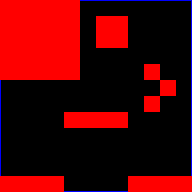

Rendered tile map (Tiled .tmx) drawn with the repository's tilesets; below, a short description and the full map source, tile grids included:
An orthogonal 12x12 tile map with 16x16 px tiles, 3 tile layers (Camada de Tiles 1, Camada de Tiles 2, Camada de Tiles 3).

<map version="2017.05.16" orientation="orthogonal" renderorder="right-down" width="12" height="12" tilewidth="16" tileheight="16" nextobjectid="1">
 <tileset firstgid="1" source="../../../objects/hitbox.tsx" />
 <layer name="Camada de Tiles 1" width="12" height="12">
  <data encoding="csv">
2,2,2,2,2,1,1,1,1,1,1,1,
2,2,2,2,2,1,2,2,1,1,1,1,
2,2,2,2,2,1,2,2,1,1,1,1,
2,2,2,2,2,1,1,1,1,1,1,1,
2,2,2,2,2,1,1,1,1,2,1,1,
1,1,1,1,1,1,1,1,1,1,2,1,
1,1,1,1,1,1,1,1,1,2,1,1,
1,1,1,1,2,2,2,2,1,1,1,1,
1,1,1,1,1,1,1,1,1,1,1,1,
1,1,1,1,1,1,1,1,1,1,1,1,
1,1,1,1,1,1,1,1,1,1,1,1,
2,2,2,2,1,1,1,1,2,2,2,2
</data>
 </layer>
 <layer name="Camada de Tiles 2" width="12" height="12">
  <data encoding="csv">
0,0,0,0,0,10,10,10,10,10,10,10,
0,0,0,0,0,0,0,0,0,0,0,11,
0,0,0,0,0,0,0,0,0,0,0,11,
0,0,0,0,0,0,0,0,0,0,0,11,
0,0,0,0,0,0,0,0,0,0,0,11,
9,0,0,0,0,0,0,0,0,0,0,11,
9,0,0,0,0,0,0,0,0,0,0,11,
9,0,0,0,0,0,0,0,0,0,0,11,
9,0,0,0,0,0,0,0,0,0,0,11,
9,0,0,0,0,0,0,0,0,0,0,11,
9,0,0,0,0,0,0,0,0,0,0,11,
0,0,0,0,12,12,12,12,0,0,0,0
</data>
 </layer>
 <layer name="Camada de Tiles 3" width="12" height="12">
  <data encoding="csv">
0,0,0,0,0,0,0,0,0,0,0,11,
0,0,0,0,0,0,0,0,0,0,0,0,
0,0,0,0,0,0,0,0,0,0,0,0,
0,0,0,0,0,0,0,0,0,0,0,0,
0,0,0,0,0,0,0,0,0,0,0,0,
0,0,0,0,0,0,0,0,0,0,0,0,
0,0,0,0,0,0,0,0,0,0,0,0,
0,0,0,0,0,0,0,0,0,0,0,0,
0,0,0,0,0,0,0,0,0,0,0,0,
0,0,0,0,0,0,0,0,0,0,0,0,
0,0,0,0,0,0,0,0,0,0,0,0,
0,0,0,0,0,0,0,0,0,0,0,0
</data>
 </layer>
</map>
